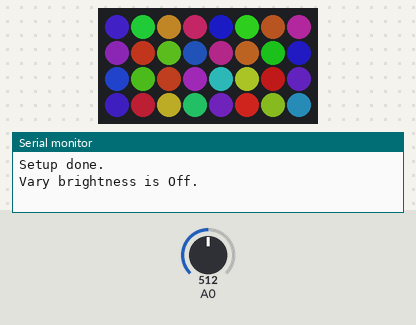
Simulated run of this sketch. Board: Arduino Uno, built with avr-gcc and run on an emulated ATmega328P. On the bench: 8×4 RGB LED matrix (first LED top left, wired row by row), the last lines printed to the serial monitor. Inputs (shaded band) come from the test bench; at power-on: A0 = 512. Dim RGB values are drawn brighter than linear; random numbers use the default seed unless the sketch sets one.

Above: at 2.7 s.
2.8 s: A0 set to 100
At 3.45 s:
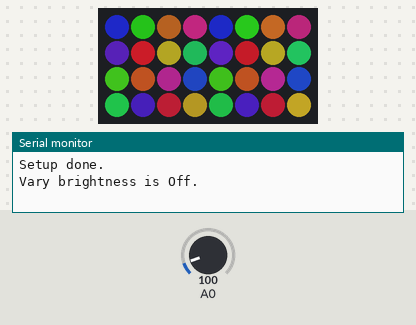
5.7 s: A0 set to 220
At 6.46 s:
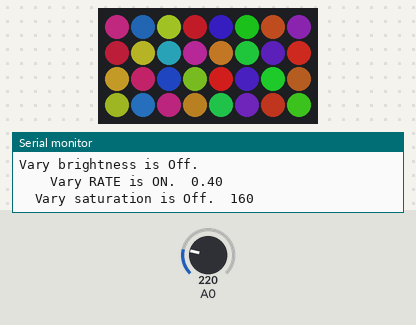
8.7 s: A0 set to 27
At 9.16 s:
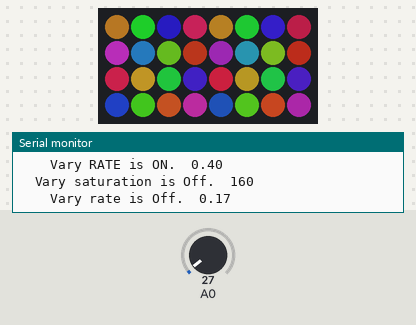
11.7 s: A0 set to 511
At 12.17 s:
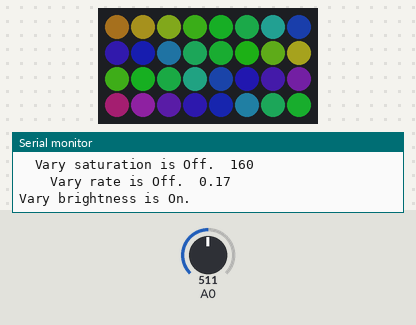
14.7 s: A0 set to 230
At 17.03 s:
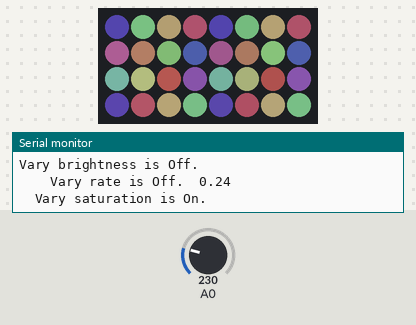
17.1 s: A0 set to 200
At 19.14 s:
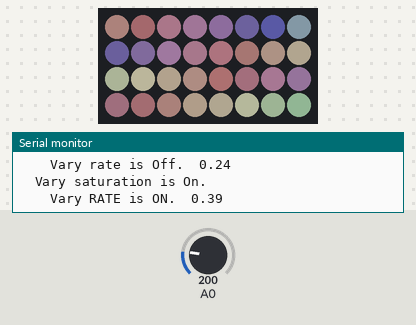

The sketch:

simulated_TV_lighting.ino
```cpp
//***************************************************************
// Simulated Television bounce lighting
//
// Simlulates the light coming from a TV at night, as if it
// was coming from another part of the room or through a door
// or window.
//
// Basics for the shifting matrix colors was based on a Mark
// Kreigsman example.
// http://pastebin.com/RQCPVyXf
// Building on that example, I added all the randomness to
// vary the color change rate, saturation, and brightness.
//
//
// Marc Miller, April 2021
//***************************************************************


#include "FastLED.h"
#define LED_TYPE LPD8806
#define DATA_PIN 11
#define CLOCK_PIN 13
#define COLOR_ORDER GRB
#define BRIGHTNESS 128


const uint8_t kMatrixWidth  = 8;
const uint8_t kMatrixHeight = 4;
const bool    kMatrixSerpentineLayout = false;
uint8_t pixelHue, hueAdjusted;

#define NUM_LEDS (kMatrixWidth * kMatrixHeight)
CRGB leds[NUM_LEDS];

uint8_t sat = 160;  // overall base saturation
uint8_t satMax = 210;  // max saturation
uint8_t val = 255;  // starting value
float rate = 0.30;  // starting rate
uint8_t pos;
static boolean varyRate;  // used to switch things on/off
static boolean varyBrightness;
static boolean varySaturation;


//---------------------------------------------------------------
void setup() {
  Serial.begin(115200);
  delay(1500);
  FastLED.addLeds<LED_TYPE, DATA_PIN, CLOCK_PIN, COLOR_ORDER>(leds, NUM_LEDS);
  FastLED.setBrightness(BRIGHTNESS);
  Serial.println("\nSetup done.\n");
}


//---------------------------------------------------------------
void loop() {

  EVERY_N_MILLISECONDS(100) {
    random16_add_entropy (analogRead(A0));
  }

  uint32_t ms = millis()*rate;  // This is what affects the speed (lower is slower)

  int32_t yHueDelta32 = ((int32_t)cos16( ms * 27 ) * (350 / kMatrixWidth));
  int32_t xHueDelta32 = ((int32_t)cos16( ms * 39 ) * (310 / kMatrixHeight));
  DrawOneFrame( ms / 65536, yHueDelta32 / 32768, xHueDelta32 / 32768);

  FastLED.show();


  EVERY_N_SECONDS_I(timingObj, 1) {
    uint8_t percent = random8(100);
    if (percent > 40) {
      varyBrightness = 1;
      Serial.println("Vary brightness is On.");
      timingObj.setPeriod(random8(1,11));
    } else {
      varyBrightness = 0;
      Serial.println("Vary brightness is Off.");
      timingObj.setPeriod(random8(10,26));
    }
  }

  EVERY_N_SECONDS_I(timingObj2, 5) {
    uint8_t percent = random8(100);
    if (percent > 35) {
      varySaturation = 1;
      Serial.println("\tVary saturation is On.");
      timingObj2.setPeriod(random8(2,5));
    } else {
      varySaturation = 0;
      Serial.print("\tVary saturation is Off.  ");
      Serial.println(sat);
      timingObj2.setPeriod(random8(3,9));
    }
  }

  EVERY_N_MILLISECONDS_I(timingObj3, 4200) {
    uint8_t num = random8(45);
    if (num > 37) {
      rate = float(num) / 100.0;
      varyRate = 1;
      Serial.print("\t\tVary RATE is ON.  ");
      Serial.println(rate);
      timingObj3.setPeriod(random16(500,1200));
    } else {
      num = random8(6,28);
      rate = float(num) / 100.0;
      varyRate = 0;
      Serial.print("\t\tVary rate is Off.  ");
      Serial.println(rate);
      timingObj3.setPeriod(random16(2500,8000));
    }
  }

}


//---------------------------------------------------------------
void DrawOneFrame( byte startHue8, int8_t yHueDelta8, int8_t xHueDelta8)
{
  byte lineStartHue = startHue8;
  for( byte y = 0; y < kMatrixHeight; y++) {
    lineStartHue += yHueDelta8;
    pixelHue = lineStartHue;
    for( byte x = 0; x < kMatrixWidth; x++) {
      pixelHue += xHueDelta8;

      pos = XY(x, y);

      static uint8_t valX = val;
      if (varyBrightness) {
        valX = beatsin8(23, 150, 255);
        if (valX > 220) {
          valX = 255;
        }
      } else {
        valX = random8(val-50,val);
      }

      // extra desaturating for some colors
      if (pixelHue > 185 && pixelHue < 240) {
        if (sat > 210) {
          sat = sat - 100;
        }
      }
      if (pixelHue > 90 && pixelHue < 110) {
        if (sat > 220) {
          sat = sat - 60;
        }
      }

      leds[pos]  = CHSV( pixelHue, sat, valX);

      if (varySaturation) {
        CRGB color = leds[pos];
        uint8_t val = color.getLuma();
        CRGB mono = CRGB( val, val, val);
        uint8_t satMix = beatsin8(20, 120, 255);
        if (satMix > 220) {
          satMix = satMax;  // set to max saturation
        } else {
          satMix = sat;
        }
        leds[pos] = blend( color, mono, satMix);
      }

    }
  }
}


//---------------------------------------------------------------
// Helper function that translates from x, y into an index into the LED array
// Handles both 'row order' and 'serpentine' pixel layouts.
uint16_t XY( uint8_t x, uint8_t y)
{
  uint16_t i;

  if( kMatrixSerpentineLayout == false) {
    i = (y * kMatrixWidth) + x;
  } else {
    if( y & 0x01) {
      // Odd rows run backwards
      uint8_t reverseX = (kMatrixWidth - 1) - x;
      i = (y * kMatrixWidth) + reverseX;
    } else {
      // Even rows run forwards
      i = (y * kMatrixWidth) + x;
    }
  }

  return i;
}


//---------------------------------------------------------------
// TODO:
// - Play with the timing of things some more.
// - Make hot chocolate.
```
